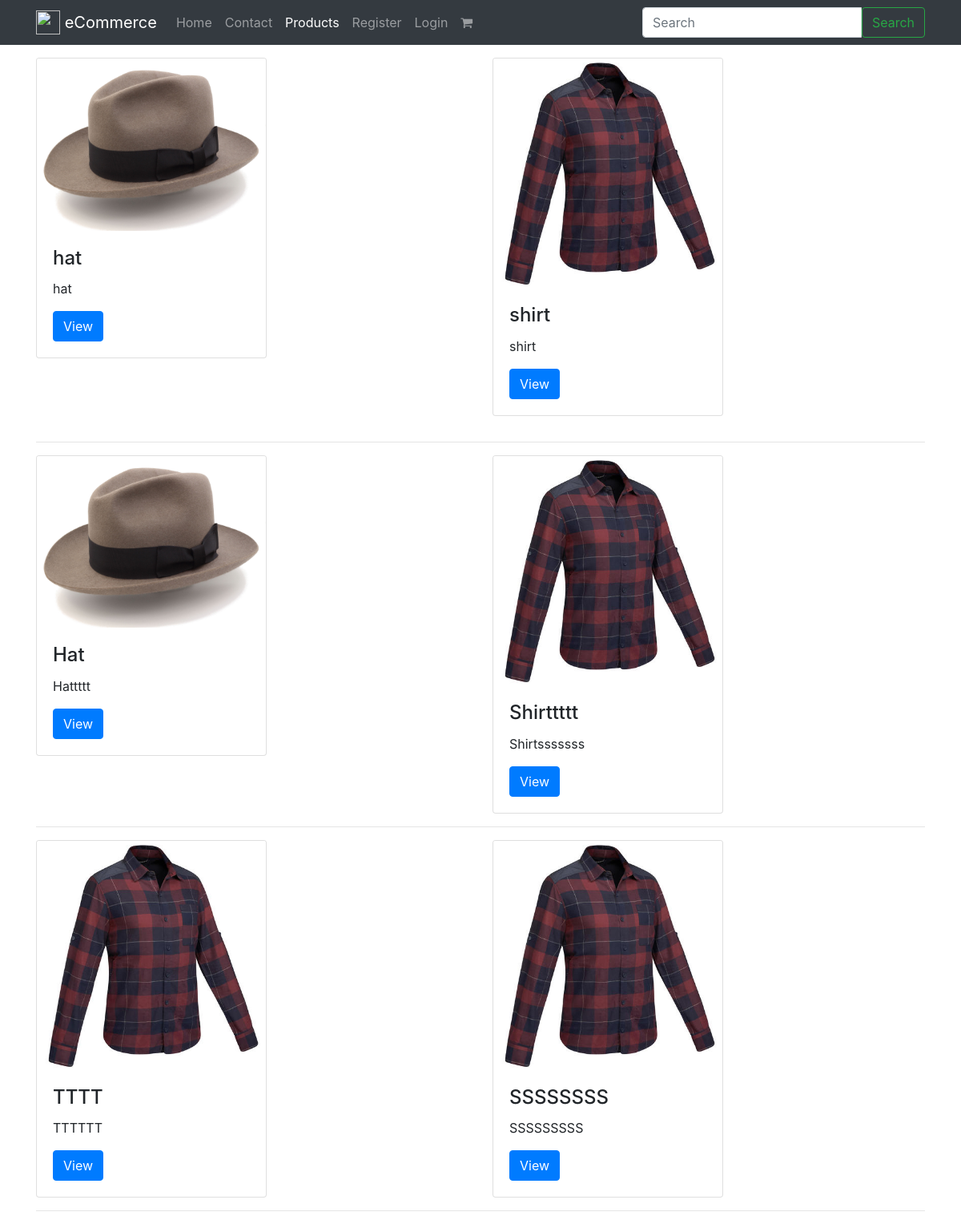
The app's page /products/, older data.
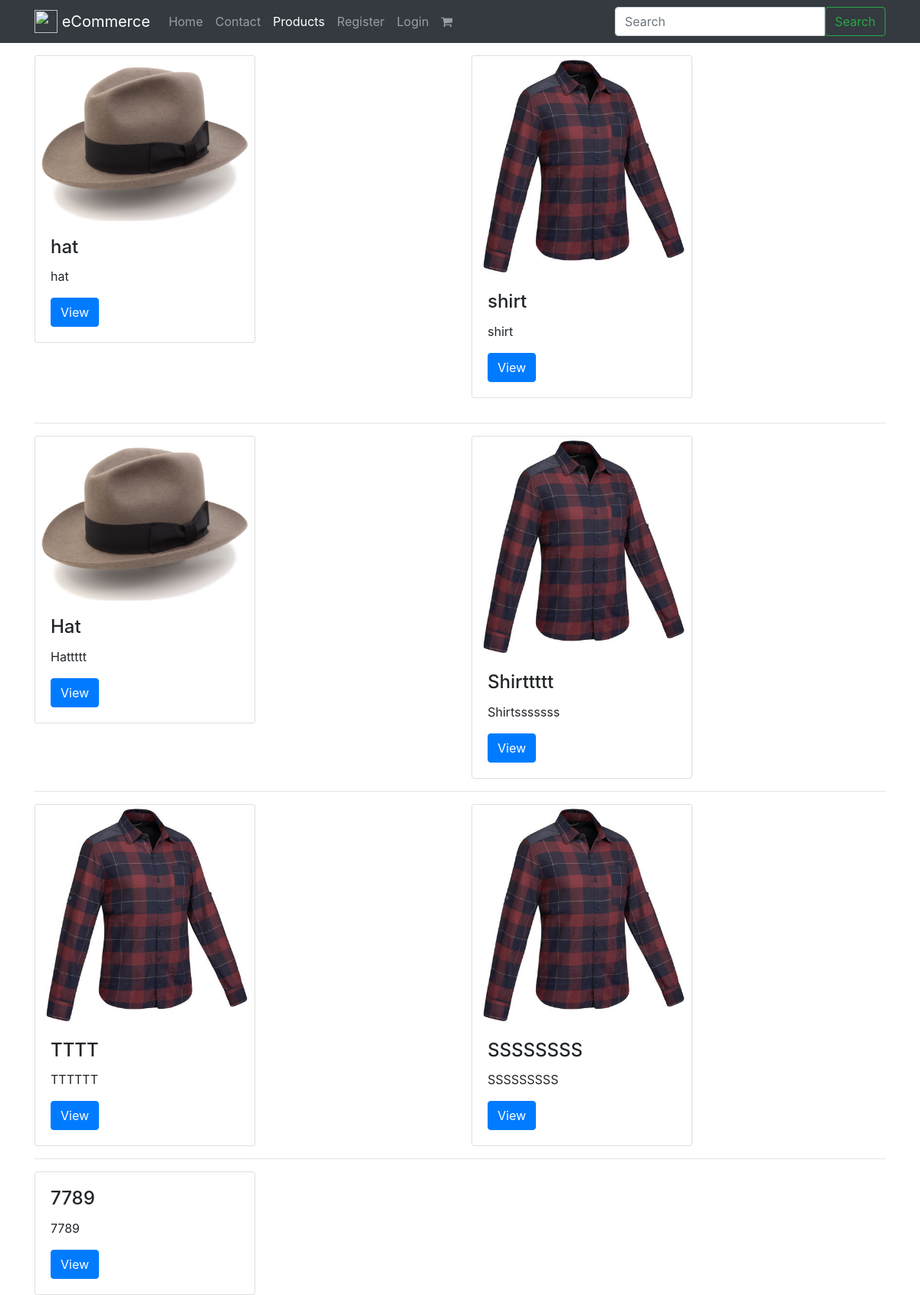
The same page, newer data.
### products/models.py (models this page shows, shortened)
class Product(models.Model):
    title = models.CharField(max_length=120)
    slug = models.SlugField(blank=True, default='', unique=True)
    description = models.TextField()
    price = models.DecimalField(decimal_places=2, max_digits=20, default=39.99)
    image = models.ImageField(upload_to=upload_image_path, null=True,
                              blank=True)  # 앞에는 / 없고 뒤에 넣어야 함 - setting에 설정한 media root 로 갈 듯
    featured = models.BooleanField(default=False)
    active = models.BooleanField(default=True)
    timestamp = models.DateTimeField(auto_now_add=True)
    objects = ProductManager()
    def get_absolute_url(self):
        return reverse("products:detail", kwargs={"slug": self.slug})

### products/views.py (the view)
# urls.py: path('', views.ProductListView.as_view(), name='list'),
class ProductListView(ListView):
    template_name = 'products/product_list.html'
    def get_queryset(self, *args, **kwargs):
        request = self.request
        return Product.objects.filter(active=True)

### products/models.py (called while the page is built)
    def get_queryset(self):
        return ProductQuerySet(self.model, using=self._db)

### products/templates/products/product_list.html
{% extends "base.html" %}
{% block content %}
        <div class='row my-3'>
           {% for obj in object_list %}
            <div class='col'>
                {% include "products/snippets/card.html" with instance=obj %}
            </div>
            {% if forloop.counter|divisibleby:2 %}
                </div>
                <div class='row'>
                    <div class='col-12'>
                        <hr/>
                    </div>
             {% elif forloop.counter|divisibleby:2 %}
                <hr/>
            {% endif %}
        {% endfor %}
    </div>
{% endblock %}}

### templates/base.html (shortened to what this page needs)
{% load static %}
<!DOCTYPE html>
<html lang="en">
<head>
    {% include 'base/css.html' %}
</head>
<body>
{% include "base/navbar.html" with brand_name="eCommerce" %}
<div class="container">
    {% block content %}
    {% endblock %}
</div>
</body>
</html>

### templates/base/css.html (shortened to what this page needs)
{% load static %}
    <link rel="stylesheet" href="https://cdn.jsdelivr.net/npm/bootstrap@4.5.3/dist/css/bootstrap.min.css"
>
    <link rel="stylesheet" href="https://stackpath.bootstrapcdn.com/font-awesome/4.7.0/css/font-awesome.min.css"/>

### templates/base/navbar.html (shortened to what this page needs)
{% url 'home' as home_url %}
{% url 'contact' as contact_url %}
{% url 'products:list' as product_url %}
{% url 'login' as login_url %}
{% url 'logout' as logout_url %}
{% url 'register' as register_url %}
{% url 'cart:home' as cart_url %}
<nav class="navbar navbar-expand-lg navbar-dark bg-dark">
    <div class="container">
        <a class="navbar-brand" href="{{ home_url }}">
            <img src="http://getbootstrap.com/docs/4.5/assets/brand/bootstrap-solid.svg" width="30" height="30"
                 class="d-inline-block align-top" alt="" loading="lazy">
            {% if brand_name %} {{ brand_name }} {% else %} CFE
                eCommerce {% endif %}</a>
        <div class="collapse navbar-collapse" id="navbarSupportedContent">
            <ul class="navbar-nav mr-auto">
                <li class="nav-item {% if request.path == home_url %}active{% endif %}">
                    <a class="nav-link" href="{{ home_url }}">Home <span class="sr-only">(current)</span></a>
                </li>
                <li class="nav-item {% if request.path == contact_url %}active {% endif %}">
                    <a class="nav-link" href="{{ contact_url }} ">Contact</a>
                </li>
                <li class="nav-item {% if request.path == product_url %} active {% endif %}">
                    <a class="nav-link" href="{{ product_url }}">Products</a>
                </li>
                {% if request.user.is_authenticated %}
                    <li class="nav-item">
                        <a class="nav-link" href="{{ logout_url }}">Logout</a>
                    </li>
                {% else %}
                    <li class="nav-item {% if request.path == register_url %} active {% endif %}">
                        <a class="nav-link" href="{{ register_url }}">Register</a>
                    </li>
                    <li class="nav-item {% if request.path == login_url %} active {% endif %}">
                        <a class="nav-link" href="{{ login_url }}">Login</a>
                    </li>
                {% endif %}
                <li class="nav-item {% if request.path == cart_url %} active {% endif %}">
                    <a class="nav-link" href="{{ cart_url }}">
                        <i class="fa fa-shopping-cart" aria-hidden="true"></i>
                    </a>
                </li>
            </ul>
            {% include "snippets/search_form.html" %}
        </div>
    </div>
</nav>

### search/templates/snippets/search_form.html
<form method ="GET" class="form my-2 my-lg-0" action="{% url 'search:query' %}">
    <div class="input-group">
        <input class="form-control" type="search" placeholder="Search" aria-label="Search" name="q" value="{{ request.GET.q  }}" />
        <span class="input-group-btn">
            <button class="btn btn-outline-success" type="submit">Search</button>
        </span>
    </div>
</form>

### products/templates/products/snippets/card.html
<div class="card" style="width: 18rem;">
    {% if instance.image %}
    <a href="{{instance.get_absolute_url}}" class="">
        <img src="{{ instance.image.url }}" class="card-img-top" alt="{{ instance.title}} logo">
    </a>
    {% endif %}
    <div class="card-body">
        <h4 class="card-title">{{ instance.title }}</h4>
        <p class="card-text">{{ instance.description|truncatewords:14 }}</p>
        <a href="{{instance.get_absolute_url }}" class="btn btn-primary">View</a>
    </div>
</div>

Row changes from the older to the newer data that the page shows:
added Product: title "7789", description "7789"
